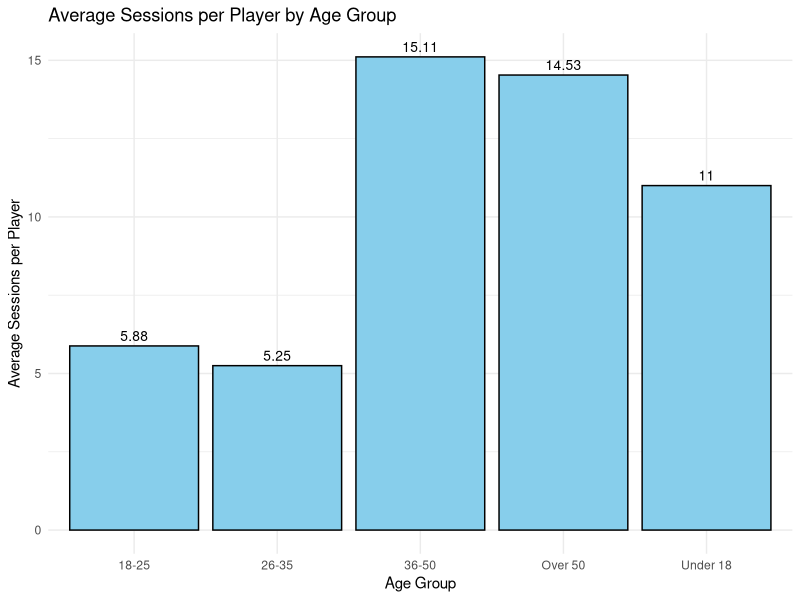

Write R code to recreate this figure.
## ---- chunk 1
# Load the dataset
sessions_age <- read.csv("session_regarding_age.csv")

# Load libraries
library(ggplot2)

# Convert any necessary columns to numeric
sessions_age$avg_sessions_per_player <- as.numeric(sessions_age$avg_sessions_per_player)

# Plot average sessions per player by age group
ggplot(sessions_age, aes(x = age_group, y = avg_sessions_per_player)) +
  geom_bar(stat = "identity", fill = "skyblue", color = "black") +
  geom_text(aes(label = round(avg_sessions_per_player, 2)), vjust = -0.5, size = 3.5) +
  labs(
    title = "Average Sessions per Player by Age Group",
    x = "Age Group",
    y = "Average Sessions per Player"
  ) +
  theme_minimal()
